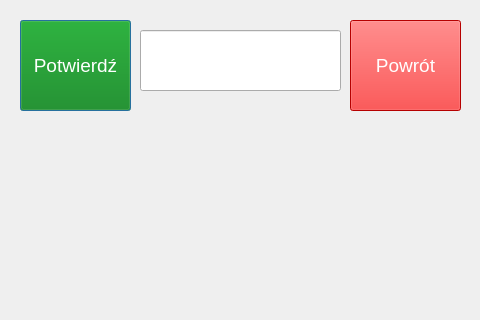
<?xml version="1.0" encoding="UTF-8"?>
<ui version="4.0">
 <class>NewProgramWindow</class>
 <widget class="QDialog" name="NewProgramWindow">
  <property name="geometry">
   <rect>
    <x>0</x>
    <y>0</y>
    <width>480</width>
    <height>320</height>
   </rect>
  </property>
  <property name="windowTitle">
   <string>Dialog</string>
  </property>
  <widget class="QLineEdit" name="lineEdit_prgName">
   <property name="geometry">
    <rect>
     <x>140</x>
     <y>30</y>
     <width>201</width>
     <height>61</height>
    </rect>
   </property>
   <property name="font">
    <font>
     <pointsize>14</pointsize>
    </font>
   </property>
  </widget>
  <widget class="QPushButton" name="pushButton_confirm">
   <property name="geometry">
    <rect>
     <x>20</x>
     <y>20</y>
     <width>111</width>
     <height>91</height>
    </rect>
   </property>
   <property name="font">
    <font>
     <pointsize>14</pointsize>
    </font>
   </property>
   <property name="styleSheet">
    <string notr="true">background: green;
color: white</string>
   </property>
   <property name="text">
    <string>Potwierdź</string>
   </property>
  </widget>
  <widget class="QPushButton" name="pushButton_return">
   <property name="geometry">
    <rect>
     <x>350</x>
     <y>20</y>
     <width>111</width>
     <height>91</height>
    </rect>
   </property>
   <property name="font">
    <font>
     <pointsize>14</pointsize>
    </font>
   </property>
   <property name="styleSheet">
    <string notr="true">background: red;
color: white</string>
   </property>
   <property name="text">
    <string>Powrót</string>
   </property>
  </widget>
 </widget>
 <resources/>
 <connections/>
</ui>
